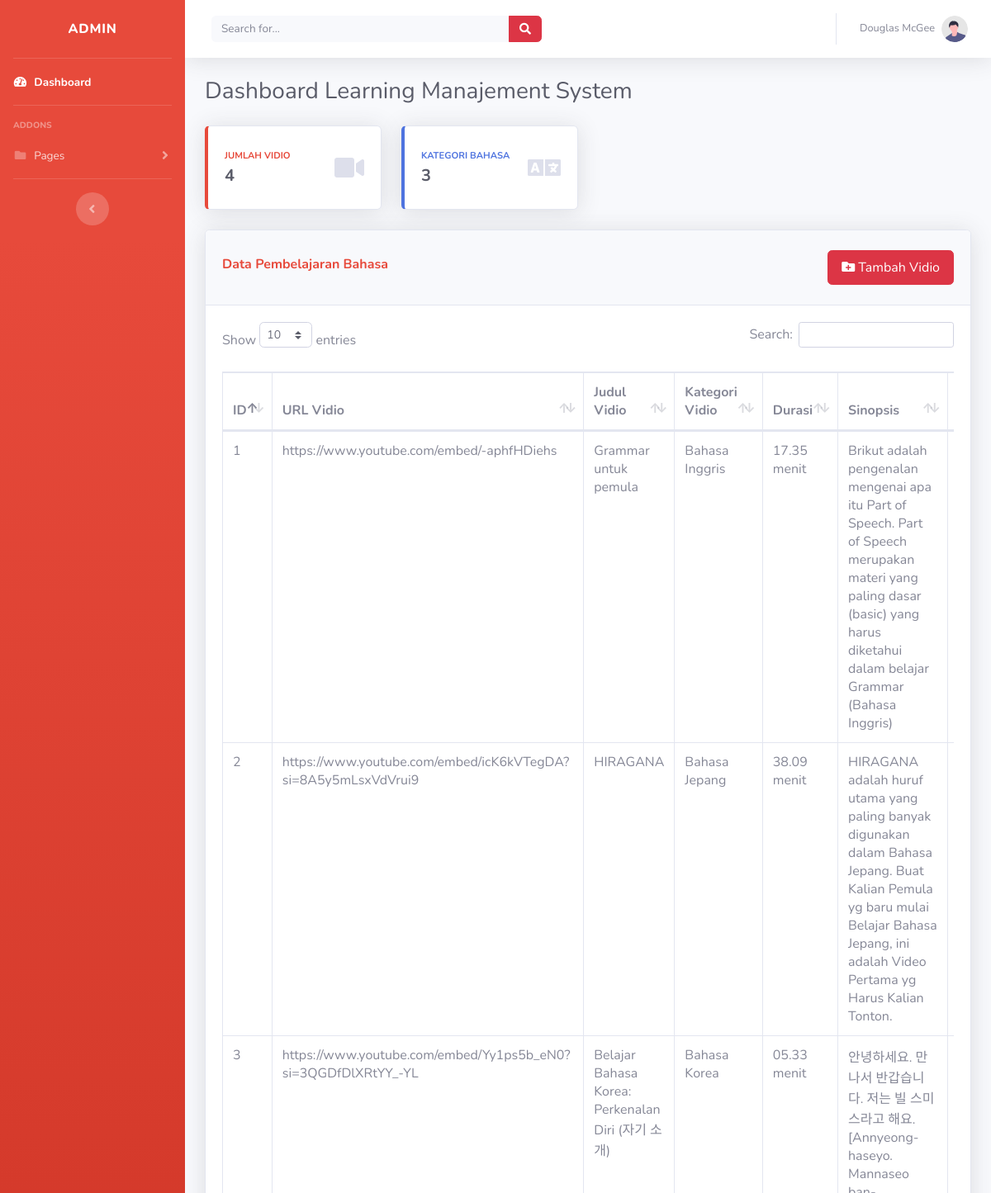
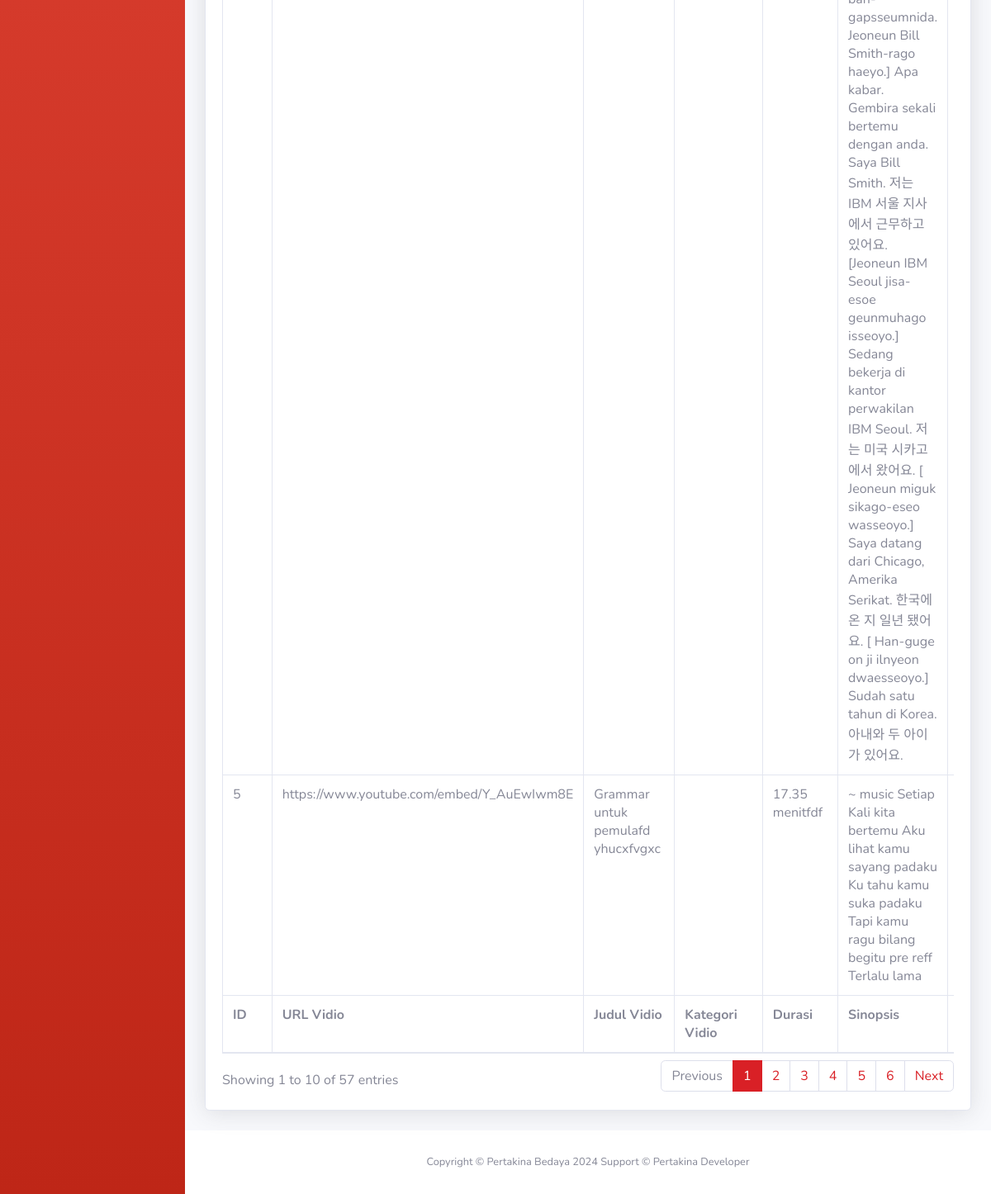
Screenshot of /Admin/index.php with the database file from the repository (2 pictures, top to bottom).
### tables this page shows
CREATE TABLE `vidio` (
  `id_vidio` int NOT NULL,
  `judul_vidio` varchar(50) NOT NULL,
  `img_thumbnail` blob,
  `url_vidio` varchar(200) NOT NULL,
  `durasi_vidio` varchar(20) NOT NULL,
  `deskripsi_vidio` varchar(1000) NOT NULL,
  `sinopsis_vidio` varchar(500) NOT NULL,
  `kategori_video` varchar(40) NOT NULL
);

### Admin/index.php (the view, shortened to what this page needs)
<?php require "include/head.php"; ?>
<?php require "include/nav.php"; ?>
<div class="container-fluid">
  <div class="d-sm-flex align-items-center justify-content-between mb-4">
    <h1 class="h3 mb-0 text-gray-800">
      Dashboard Learning Manajement System
    </h1>
  </div>
  <div class="row">
    <div class="col-xl-3 col-md-6 mb-4">
      <div class="card border-left-danger shadow h-100 py-2">
        <div class="card-body">
          <div class="row no-gutters align-items-center">
            <div class="col mr-2">
              <div class="text-xs font-weight-bold text-danger text-uppercase mb-1">
                Jumlah Vidio
              </div>
              <div class="h5 mb-0 font-weight-bold text-gray-800">
                <?php
                $sql_count = "SELECT COUNT(*) AS total_vidio FROM vidio";
                $result_count = $connect->query($sql_count);
                $row_count = $result_count->fetch_assoc();
                echo $row_count['total_vidio'];
                ?>
              </div>
            </div>
            <div class="col-auto">
              <i class="fas fa-video fa-2x text-gray-300"></i>
            </div>
          </div>
        </div>
      </div>
    </div>
    <div class="col-xl-3 col-md-6 mb-4">
      <div class="card border-left-primary shadow h-100 py-2">
        <div class="card-body">
          <div class="row no-gutters align-items-center">
            <div class="col mr-2">
              <div class="text-xs font-weight-bold text-primary text-uppercase mb-1">
                Kategori Bahasa
              </div>
              <div class="h5 mb-0 font-weight-bold text-gray-800">
              <?php
    $sql_count = "SELECT
                        COUNT(*) AS total_kategori,
                        kategori_video
                    FROM
                        vidio
                    WHERE
                        kategori_video IN ('bahasa inggris', 'bahasa jepang', 'bahasa korea')
                    GROUP BY
                        kategori_video;";
    $result_count = $connect->query($sql_count);
    $total_kategori = 0;
    while($row_count = $result_count->fetch_assoc()) {
        $total_kategori += $row_count['total_kategori'];
    }
    echo $total_kategori;
?>
              </div>
            </div>
            <div class="col-auto">
              <i class="fas fa-language fa-2x text-gray-300"></i>
            </div>
          </div>
        </div>
      </div>
    </div>
  </div>
  <div class="card shadow mb-4">
    <div class="card-header py-3">
      <div class="d-flex justify-content-between">
        <h6 class="font-weight-bold text-danger align-self-center py-2">
          Data Pembelajaran Bahasa
        </h6>
        <a href="create.php" class="btn btn-danger py-2 px-3 my-2 text-white align-self-center">
          <i class="fas fa-folder-plus"></i>
          Tambah Vidio
        </a>
      </div>
    </div>
    <div class="card-body">
      <div class="table-responsive">
        <div id="dataTable_wrapper" class="dataTables_wrapper dt-bootstrap4">
          <div class="row">
            <div class="col-sm-12 col-md-6">
              <div class="dataTables_length" id="dataTable_length">
                <label>Show
                  <select name="dataTable_length" aria-controls="dataTable" class="custom-select custom-select-sm form-control form-control-sm">
                    <option value="10">10</option>
                  </select>
                  entries</label>
              </div>
            </div>
            <div class="col-sm-12 col-md-6">
              <div id="dataTable_filter" class="dataTables_filter">
                <label>Search:<input type="search" class="form-control form-control-sm" placeholder="" aria-controls="dataTable" /></label>
              </div>
            </div>
          </div>
          <div class="row">
            <div class="col-sm-12">
              <table class="table table-bordered dataTable" id="dataTable" width="100%" cellspacing="0" role="grid" aria-describedby="dataTable_info" style="width: 100%">
                <thead>
                  <tr role="row">
                    <th class="sorting sorting_asc" tabindex="0" aria-controls="dataTable" rowspan="1" colspan="1" style="width: 15px" aria-sort="ascending" aria-label="Name: activate to sort column descending">
                      ID
                    </th>
                    <th class="sorting" tabindex="0" aria-controls="dataTable" rowspan="1" colspan="1" style="width: 61px" aria-label="Position: activate to sort column ascending">
                      URL Vidio
                    </th>
                    <th class="sorting" tabindex="0" aria-controls="dataTable" rowspan="1" colspan="1" style="width: 49px" aria-label="Office: activate to sort column ascending">
                      Judul Vidio
                    </th>
                    <th class="sorting" tabindex="0" aria-controls="dataTable" rowspan="1" colspan="1" style="width: 31px" aria-label="Age: activate to sort column ascending">
                      Kategori Vidio
                    </th>
                    <th class="sorting" tabindex="0" aria-controls="dataTable" rowspan="1" colspan="1" style="width: 31px" aria-label="Age: activate to sort column ascending">
                      Durasi
                    </th>
                    <th class="sorting" tabindex="0" aria-controls="dataTable" rowspan="1" colspan="1" style="width: 150px" aria-label="Start date: activate to sort column ascending">
                      Sinopsis
                    </th>
                    <th class="sorting" tabindex="0" aria-controls="dataTable" rowspan="1" colspan="1" style="width: 300px" aria-label="Salary: activate to sort column ascending">
                    </th>
                  </tr>
                </thead>
                <tfoot>
                  <tr>
                    <th rowspan="1" colspan="1">ID</th>
                    <th rowspan="1" colspan="1">URL Vidio</th>
                    <th rowspan="1" colspan="1">Judul Vidio</th>
                    <th rowspan="1" colspan="1">Kategori Vidio</th>
                    <th rowspan="1" colspan="1">Durasi</th>
                    <th rowspan="1" colspan="1">Sinopsis</th>
                    <th rowspan="1" colspan="1">Deskripsi</th>
                  </tr>
                </tfoot>
                <tbody>
                  <?php
                  $sql = "SELECT * FROM vidio";
                  $result = $connect->query($sql);
                  if ($result->num_rows > 0) {
                    while ($row = $result->fetch_assoc()) {
                      echo "<tr>";
                      echo "<td>" . $row['id_vidio'] . "</td>";
                      echo "<td>" . $row['url_vidio'] . "</td>";
                      echo "<td>" . $row['judul_vidio'] . "</td>";
                      echo "<td>" . $row['kategori_video'] . "</td>";
                      echo "<td>" . $row['durasi_vidio'] . "</td>";
                      echo "<td>" . $row['sinopsis_vidio'] . "</td>";
                      echo "<td>" . $row['deskripsi_vidio'] . "</td>";
                      echo "</tr>";
                    }
                  } else {
                    echo "<tr><td colspan='8'>Tidak ada data yang tersedia</td></tr>";
                  }
                  ?>
                </tbody>
              </table>
            </div>
          </div>
          <div class="row">
            <div class="col-sm-12 col-md-5">
              <div class="dataTables_info" id="dataTable_info" role="status" aria-live="polite">
                Showing 1 to 10 of 57 entries
              </div>
            </div>
            <div class="col-sm-12 col-md-7">
              <div class="dataTables_paginate paging_simple_numbers" id="dataTable_paginate">
                <ul class="pagination">
                  <li class="paginate_button page-item previous disabled" id="dataTable_previous">
                    <a href="#" aria-controls="dataTable" data-dt-idx="0" tabindex="0" class="page-link">Previous</a>
                  </li>
                  <li class="paginate_button page-item active">
                    <a href="#" aria-controls="dataTable" data-dt-idx="1" tabindex="0" class="page-link">1</a>
                  </li>
                  <li class="paginate_button page-item">
                    <a href="#" aria-controls="dataTable" data-dt-idx="2" tabindex="0" class="page-link">2</a>
                  </li>
                  <li class="paginate_button page-item">
                    <a href="#" aria-controls="dataTable" data-dt-idx="3" tabindex="0" class="page-link">3</a>
                  </li>
                  <li class="paginate_button page-item">
                    <a href="#" aria-controls="dataTable" data-dt-idx="4" tabindex="0" class="page-link">4</a>
                  </li>
                  <li class="paginate_button page-item">
                    <a href="#" aria-controls="dataTable" data-dt-idx="5" tabindex="0" class="page-link">5</a>
                  </li>
                  <li class="paginate_button page-item">
                    <a href="#" aria-controls="dataTable" data-dt-idx="6" tabindex="0" class="page-link">6</a>
                  </li>
                  <li class="paginate_button page-item next" id="dataTable_next">
                    <a href="#" aria-controls="dataTable" data-dt-idx="7" tabindex="0" class="page-link">Next</a>
                  </li>
                </ul>
              </div>
            </div>
          </div>
        </div>
      </div>
    </div>
  </div>
</div>
</div>
<?php require "include/footer.php" ?>

### Admin/include/head.php (shortened to what this page needs)
<html>
    <head>
        <link
        href="vendor/fontawesome-free/css/all.min.css"
        rel="stylesheet"
        type="text/css" />
        <link href="css/sb-admin-2.css" rel="stylesheet" />
        <link
        href="vendor/datatables/dataTables.bootstrap4.min.css"
        rel="stylesheet" />
    </head>

### Admin/include/nav.php (shortened to what this page needs)
<body id="page-top">
    <div id="wrapper">
      <ul
        class="navbar-nav sidebar bg-gradient-danger sidebar-dark accordion"
        id="accordionSidebar">
        <a
          class="sidebar-brand d-flex align-items-center justify-content-center"
          href="index.php">
          <div class="sidebar-brand-text mx-2">ADMIN</div>
        </a>
        <hr class="sidebar-divider my-0" />
        <li class="nav-item active">
          <a class="nav-link" href="index.php">
            <i class="fas fa-fw fa-tachometer-alt"></i>
            <span>Dashboard</span></a
          >
        </li>
        <hr class="sidebar-divider" />
        <div class="sidebar-heading">Addons</div>
        <li class="nav-item">
          <a
            class="nav-link collapsed"
            href="#"
            data-toggle="collapse"
            data-target="#collapsePages"
            aria-expanded="true"
            aria-controls="collapsePages">
            <i class="fas fa-fw fa-folder"></i>
            <span>Pages</span>
          </a>
        </li>
        <hr class="sidebar-divider d-none d-md-block" />
        <div class="text-center d-none d-md-inline">
          <button class="rounded-circle border-0" id="sidebarToggle"></button>
        </div>
      </ul>
      <div id="content-wrapper" class="d-flex flex-column">
        <div id="content">
          <nav
            class="navbar navbar-expand navbar-light bg-white topbar mb-4 static-top shadow">
            <form
              class="d-none d-sm-inline-block form-inline mr-auto ml-md-3 my-2 my-md-0 mw-100 navbar-search">
              <div class="input-group">
                <input
                  type="text"
                  class="form-control bg-light border-0 small"
                  placeholder="Search for..."
                  aria-label="Search"
                  aria-describedby="basic-addon2" />
                <div class="input-group-append">
                  <button class="btn btn-danger" type="button">
                    <i class="fas fa-search fa-sm"></i>
                  </button>
                </div>
              </div>
            </form>
            <ul class="navbar-nav ml-auto">
              <li class="nav-item dropdown no-arrow">
                <a
                  class="nav-link dropdown-toggle"
                  href="#"
                  id="userDropdown"
                  role="button"
                  data-toggle="dropdown"
                  aria-haspopup="true"
                  aria-expanded="false">
                  <span class="mr-2 d-none d-lg-inline text-gray-600 small"
                    >Douglas McGee</span
                  >
                  <img
                    class="img-profile rounded-circle"
                    src="img/undraw_profile.svg" />
                </a>
              </li>
            </ul>
          </nav>

### Admin/include/footer.php (shortened to what this page needs)
<footer class="sticky-footer bg-white">
          <div class="container my-auto">
            <div class="copyright text-center my-auto">
              <span>Copyright &copy; Pertakina Bedaya 2024</span>
              <span>Support &copy; Pertakina Developer</span>
            </div>
          </div>
        </footer>
      </div>
    </div>
  </body>
</html>

### rows the page displays
vidio: id_vidio "1", url_vidio "https://www.youtube.com/embed/-aphfHDiehs", judul_vidio "Grammar untuk pemula", kategori_video "Bahasa Inggris", durasi_vidio "17.35 menit", sinopsis_vidio "Brikut adalah pengenalan mengenai apa itu Part of Speech. Part of Speech merupakan materi yang paling dasar (basic) yang harus diketahui dalam belajar Grammar (Bahasa Inggris)"
vidio: id_vidio "2", url_vidio "https://www.youtube.com/embed/icK6kVTegDA?si=8A5y5mLsxVdVrui9", judul_vidio "HIRAGANA", kategori_video "Bahasa Jepang", durasi_vidio "38.09 menit", sinopsis_vidio "HIRAGANA adalah huruf utama yang paling banyak digunakan dalam Bahasa Jepang. Buat Kalian Pemula yg baru mulai Belajar Bahasa Jepang, ini adalah Video Pertama yg Harus Kalian Tonton."
vidio: id_vidio "3", url_vidio "https://www.youtube.com/embed/Yy1ps5b_eN0?si=3QGDfDlXRtYY_-YL", judul_vidio "Belajar Bahasa Korea: Perkenalan Diri (자기 소개)", kategori_video "Bahasa Korea", durasi_vidio "05.33 menit", sinopsis_vidio "안녕하세요. 만나서 반갑습니다. 저는 빌 스미스라고 해요. [Annyeong-haseyo. Mannaseo ban-gapsseumnida. Jeoneun Bill Smith-rago haeyo.] Apa kabar. Gembira sekali bertemu dengan anda. Saya Bill Smith. 저는 IBM 서울 지사에서 근무하고 있어요. [Jeoneun IBM Seoul jisa-esoe geunmuhago isseoyo.] Sedang bekerja di kantor perwakilan IBM Seoul. 저는 미국 시카고에서 왔어요. [ Jeoneun miguk sikago-eseo wasseoyo.] Saya datang dari Chicago, Amerika Serikat. 한국에 온 지 일년 됐어요. [ Han-guge on ji ilnyeon dwaesseoyo.] Sudah satu tahun di Korea. 아내와 두 아이가 있어요."
vidio: id_vidio "5", url_vidio "https://www.youtube.com/embed/Y_AuEwIwm8E", judul_vidio "Grammar untuk pemulafd yhucxfvgxc", durasi_vidio "17.35 menitfdf", sinopsis_vidio "~ music Setiap Kali kita bertemu Aku lihat kamu sayang padaku Ku tahu kamu suka padaku Tapi kamu ragu bilang begitu pre reff Terlalu lama"

### other values shown
$row_count['total_vidio'] "4"
$total_kategori "3"
